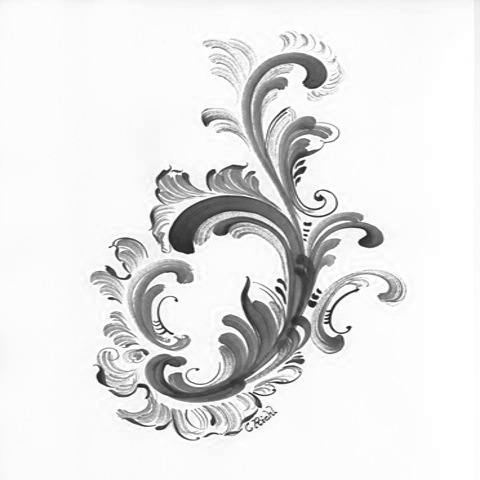
//> input picture 1_gray.jpg, 480 x 480 px
$ ./mser   (built with g++ and OpenCV 4)
//> lines starting //> are read from the running program, lines starting //| are printed output that depends on the picture; after the words box and inside, x2 and y2 are one past the last pixel; in counts of white or black regions, pixels touching at a corner belong together
#include <opencv2/imgproc/imgproc.hpp>
#include <opencv2/highgui/highgui.hpp>
#include "opencv2/features2d/features2d.hpp"
#include <opencv2/opencv.hpp>
#include <iostream>

using namespace cv;
using namespace std;

int main(int argc, char *argv[])
{
    Mat img = imread("/home/sun/Cloud/rosemailing/pic/1_gray.jpg", 1);
//> img is the input picture: 480 rows x 480 cols, CV_8UC3; min 18, max 255, mean 230.9

    Ptr<MSER> ms = MSER::create();
    vector<vector<Point> > regions;
    vector<cv::Rect> mser_bbox;
    ms->detectRegions(img, regions, mser_bbox);
//> regions = 140 contours, 20 with area under 20; largest, box (x1, y1, x2, y2) and area: (172, 199, 299, 314) 9890, (172, 199, 301, 326) 7256, (167, 300, 277, 400) 4832, (170, 317, 258, 400) 3590, (171, 170, 262, 197) 2552; mser_bbox = 140 Rects (x, y, width, height), first 8: [251, 286, 15, 13], [160, 396, 40, 13], [208, 199, 65, 18], [117, 359, 25, 9], [263, 325, 7, 30], [283, 143, 4, 32], [275, 58, 48, 22], [250, 306, 24, 50]

    for (int i = 0; i < regions.size(); i++)
    {
        //rectangle(img, mser_bbox[i], CV_RGB(0, 255, 0));
        Scalar color( rand()&255, rand()&255, rand()&255 );
        drawContours(img, regions, i, color, 4);
    }
//> this loop made 140 passes
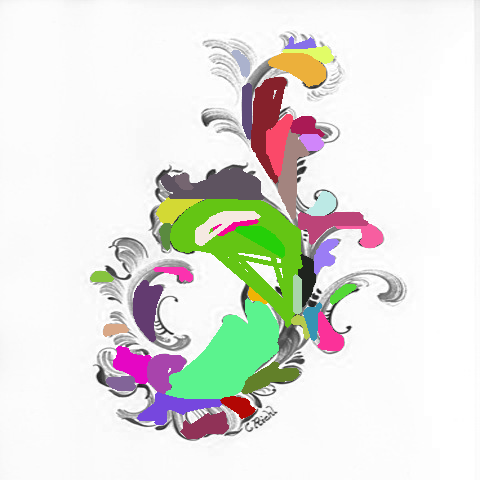
//> img: 480 rows x 480 cols, CV_8UC3; 16.55% of pixels changed, all inside (x1, y1, x2, y2) = (90, 36, 383, 439)

    imshow("mser", img);
    waitKey(0);
    return 0;
}
